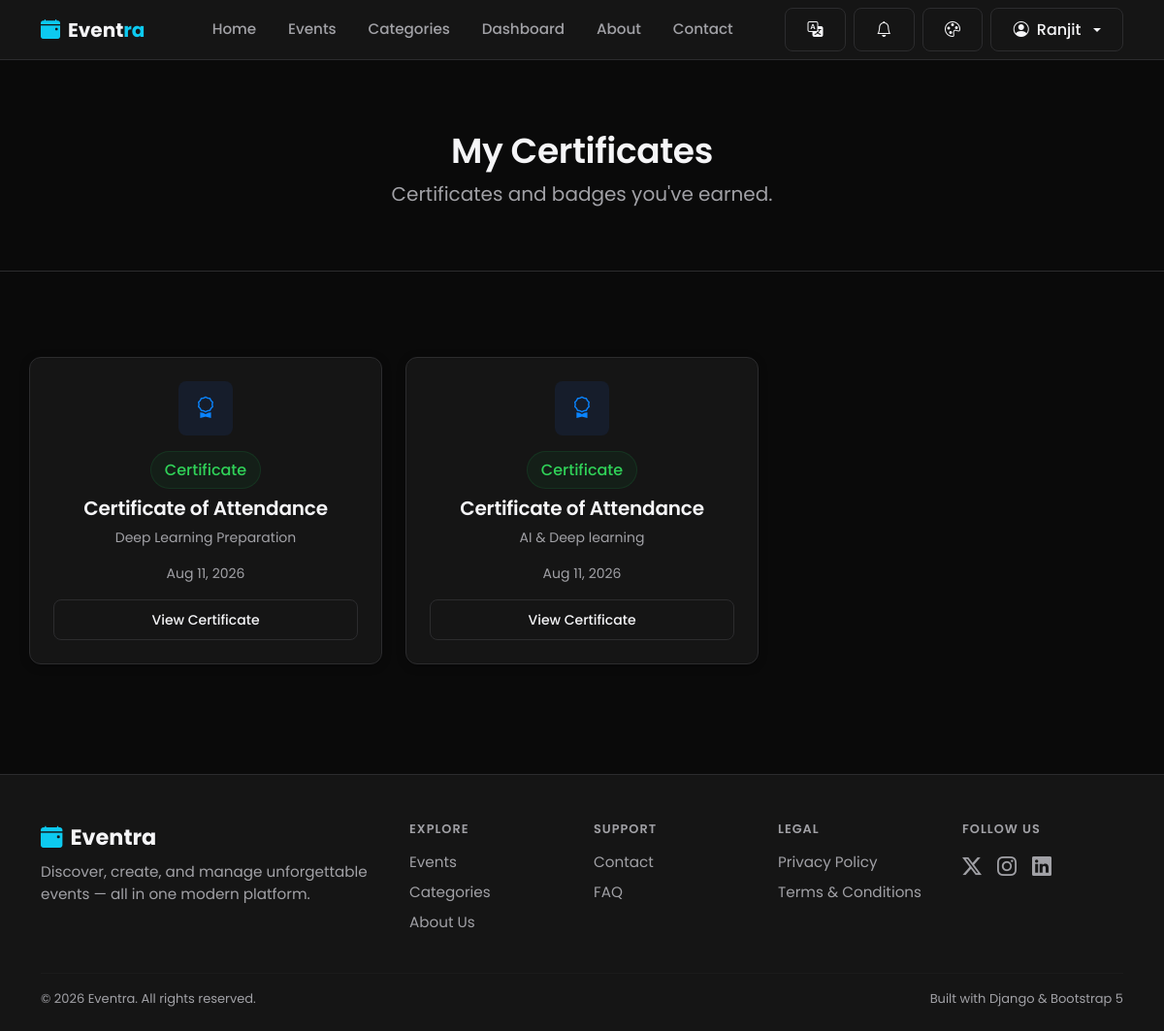
Screenshot of /certificates/ (signed in) with the database file from the repository.
### users/models.py (models this page shows, shortened)
class User(AbstractUser):
    SUPER_ADMIN = 'super_admin'
    ORGANIZER = 'organizer'
    STAFF = 'staff'
    VENDOR = 'vendor'
    VOLUNTEER = 'volunteer'
    PARTICIPANT = 'participant'
    ROLE_CHOICES = (
        (SUPER_ADMIN, 'Super Admin'),
        (ORGANIZER, 'Organizer'),
        (STAFF, 'Staff'),
        (VENDOR, 'Vendor'),
        (VOLUNTEER, 'Volunteer'),
        (PARTICIPANT, 'Participant'),
    )
    SELF_SERVICE_ROLES = (ORGANIZER, VENDOR, VOLUNTEER, PARTICIPANT)
    role = models.CharField(
        max_length=20,
        choices=ROLE_CHOICES,
        default=PARTICIPANT,
        help_text="Determines which dashboard and permissions the user gets.",
    )
    phone_number = models.CharField(max_length=15, blank=True)
    bio = models.TextField(max_length=300, blank=True)
    profile_image = models.ImageField(upload_to='profile_images/', blank=True, null=True)
    is_organizer = models.BooleanField(
        default=False,
        help_text="Organizers can create and manage events. Kept for backward "
                   "compatibility; automatically kept in sync with `role`."
    )
    created_at = models.DateTimeField(auto_now_add=True)
    @property
    def is_super_admin(self):
        return self.role == self.SUPER_ADMIN or self.is_superuser

### certificates/models.py (models this page shows, shortened)
class Certificate(models.Model):
    TYPE_CERTIFICATE = 'certificate'
    TYPE_BADGE = 'badge'
    CERT_TYPE_CHOICES = (
        (TYPE_CERTIFICATE, 'Certificate'),
        (TYPE_BADGE, 'Digital Badge'),
    )
    BADGE_LEVEL_CHOICES = (
        ('bronze', 'Bronze'),
        ('silver', 'Silver'),
        ('gold', 'Gold'),
    )
    ticket = models.OneToOneField(
        'tickets.Ticket', on_delete=models.CASCADE, related_name='certificate'
    )
    cert_type = models.CharField(max_length=15, choices=CERT_TYPE_CHOICES, default=TYPE_CERTIFICATE)
    title = models.CharField(
        max_length=150, default='Certificate of Attendance',
        help_text="Shown on the PDF, e.g. 'Certificate of Attendance', 'Volunteer Badge'."
    )
    badge_level = models.CharField(max_length=10, choices=BADGE_LEVEL_CHOICES, blank=True)
    certificate_code = models.CharField(max_length=24, unique=True, editable=False)
    verify_token = models.TextField(editable=False, blank=True)
    issued_at = models.DateTimeField(auto_now_add=True)
    issued_by = models.ForeignKey(
        settings.AUTH_USER_MODEL, on_delete=models.SET_NULL, null=True, blank=True,
        related_name='certificates_issued'
    )
    revoked = models.BooleanField(
        default=False,
        help_text="A revoked certificate still exists (audit trail) but fails public verification."
    )
    class Meta:
        ordering = ['-issued_at']
    @property
    def event(self):
        return self.ticket.event
    def get_absolute_url(self):
        return reverse('certificates:certificate_detail', kwargs={'certificate_code': self.certificate_code})

### tickets/models.py (models this page shows, shortened)
class Ticket(models.Model):
    TYPE_FREE = 'free'
    TYPE_PAID = 'paid'
    TYPE_VIP = 'vip'
    TICKET_TYPE_CHOICES = (
        (TYPE_FREE, 'Free'),
        (TYPE_PAID, 'Paid'),
        (TYPE_VIP, 'VIP'),
    )
    STATUS_ISSUED = 'issued'
    STATUS_CHECKED_IN = 'checked_in'
    STATUS_CANCELLED = 'cancelled'
    STATUS_REFUNDED = 'refunded'
    STATUS_CHOICES = (
        (STATUS_ISSUED, 'Issued'),
        (STATUS_CHECKED_IN, 'Checked In'),
        (STATUS_CANCELLED, 'Cancelled'),
        (STATUS_REFUNDED, 'Refunded'),
    )
    registration = models.OneToOneField(
        'events.Registration', on_delete=models.CASCADE, related_name='ticket'
    )
    ticket_code = models.CharField(max_length=20, unique=True, editable=False)
    ticket_type = models.CharField(max_length=10, choices=TICKET_TYPE_CHOICES, default=TYPE_FREE)
    qr_token = models.TextField(
        editable=False, blank=True,
        help_text="Signed payload (django.core.signing) encoded into the QR image. "
                   "Verifying it re-checks the signature, so a forged/edited token is rejected."
    )
    status = models.CharField(max_length=20, choices=STATUS_CHOICES, default=STATUS_ISSUED)
    issued_at = models.DateTimeField(auto_now_add=True)
    checked_in_at = models.DateTimeField(null=True, blank=True)
    checked_in_by = models.ForeignKey(
        settings.AUTH_USER_MODEL, on_delete=models.SET_NULL, null=True, blank=True,
        related_name='tickets_checked_in'
    )
    checked_out_at = models.DateTimeField(null=True, blank=True)
    checked_out_by = models.ForeignKey(
        settings.AUTH_USER_MODEL, on_delete=models.SET_NULL, null=True, blank=True,
        related_name='tickets_checked_out'
    )
    class Meta:
        ordering = ['-issued_at']
    @property
    def event(self):
        return self.registration.event

### events/models.py (models this page shows, shortened)
class Registration(models.Model):
    STATUS_CHOICES = (
        ('confirmed', 'Confirmed'),
        ('cancelled', 'Cancelled'),
    )
    event = models.ForeignKey(Event, on_delete=models.CASCADE, related_name='registrations')
    user = models.ForeignKey(
        settings.AUTH_USER_MODEL, on_delete=models.CASCADE, related_name='registrations'
    )
    status = models.CharField(max_length=20, choices=STATUS_CHOICES, default='confirmed')
    registered_at = models.DateTimeField(auto_now_add=True)
    class Meta:
        unique_together = ('event', 'user')
        ordering = ['-registered_at']

class Event(models.Model):
    STATUS_CHOICES = (
        ('draft', 'Draft'),
        ('published', 'Published'),
        ('cancelled', 'Cancelled'),
        ('completed', 'Completed'),
    )
    title = models.CharField(max_length=200)
    slug = models.SlugField(max_length=220, unique=True, blank=True)
    description = models.TextField()
    category = models.ForeignKey(
        Category, on_delete=models.SET_NULL, null=True, related_name='events'
    )
    organizer = models.ForeignKey(
        settings.AUTH_USER_MODEL, on_delete=models.CASCADE, related_name='organized_events'
    )
    location = models.CharField(
        max_length=255,
        help_text="Free-text venue/location name, used when no registered Venue is selected."
    )
    venue = models.ForeignKey(
        'venues.Venue', on_delete=models.SET_NULL, null=True, blank=True,
        related_name='events',
        help_text="Optional: link to a managed Venue for booking, conflict detection, and capacity checks."
    )
    organization = models.ForeignKey(
        'organizations.Organization', on_delete=models.SET_NULL, null=True, blank=True,
        related_name='events',
        help_text=(
            "Optional: which Organization (tenant) this event belongs to. Nullable and additive — "
            "existing events with no organization are unaffected. See organizations.models.Organization "
            "for the scope of what this field does and does not enforce."
        )
    )
    start_date = models.DateTimeField()
    end_date = models.DateTimeField()
    capacity = models.PositiveIntegerField(default=50)
    price = models.DecimalField(max_digits=8, decimal_places=2, default=0)
    image = models.ImageField(upload_to='event_images/', blank=True, null=True)
    status = models.CharField(max_length=20, choices=STATUS_CHOICES, default='published')
    created_at = models.DateTimeField(auto_now_add=True)
    updated_at = models.DateTimeField(auto_now=True)
    class Meta:
        ordering = ['-start_date']

### certificates/views.py (the view)
# urls.py: path('', views.my_certificates, name='my_certificates'),
@login_required
def my_certificates(request):
    certificates = Certificate.objects.filter(ticket__registration__user=request.user).select_related(
        'ticket__registration__event'
    )
    return render(request, 'certificates/my_certificates.html', {'certificates': certificates})

### currency/context_processors.py (called while the page is built)
def active_currency(request):
    return {
        'active_currency': get_active_currency(request),
        'available_currencies': Currency.objects.all(),
    }

### currency/models.py (called while the page is built)
    @classmethod
    def get_base(cls):
        return cls.objects.filter(is_base=True).first()

### currency/utils.py (called while the page is built)
def get_active_currency(request):
    code = request.session.get(SESSION_KEY)
    if code:
        currency = Currency.objects.filter(code=code).first()
        if currency:
            return currency
    base = Currency.get_base()
    if base:
        return base
    return Currency(code='INR', name='Indian Rupee', symbol='₹', rate_to_base=1, is_base=True)

### workflow/context_processors.py (called while the page is built)
def notifications(request):
    if not getattr(request, 'user', None) or not request.user.is_authenticated:
        return {}
    user_notifications = Notification.objects.filter(user=request.user)
    return {
        'nav_notifications': user_notifications[:6],
        'nav_unread_count': user_notifications.filter(is_read=False).count(),
    }

### templates/certificates/my_certificates.html (shortened to what this page needs)
{% extends 'base.html' %}
{% block content %}
<div class="page-hero">
  <div class="container text-center">
    <h1>My Certificates</h1>
    <p class="text-muted-custom fs-5">Certificates and badges you've earned.</p>
  </div>
</div>
<div class="container section-sm">
  <div class="row g-4">
    {% for cert in certificates %}
    <div class="col-md-6 col-lg-4">
      <div class="glass-card p-4 h-100 d-flex flex-column text-center">
        <div class="icon-tile mx-auto mb-3"><i class="bi bi-award"></i></div>
        <span class="badge-soft {% if cert.cert_type == 'badge' %}accent{% else %}success{% endif %} align-self-center mb-2">{{ cert.get_cert_type_display }}</span>
        <h5>{{ cert.title }}</h5>
        <p class="text-muted-custom small">{{ cert.event.title }}</p>
        <p class="text-muted-custom small mt-auto">{{ cert.issued_at|date:"M d, Y" }}</p>
        <a href="{{ cert.get_absolute_url }}" class="btn btn-outline-light btn-sm">View Certificate</a>
      </div>
    </div>
    {% endfor %}
  </div>
</div>
{% endblock %}

### templates/includes/navbar.html (shortened to what this page needs)
{% load static i18n %}
<nav class="navbar navbar-expand-lg site-navbar sticky-top">
  <div class="container">
    <a class="navbar-brand fw-bold d-flex align-items-center gap-2" href="{% url 'pages:home' %}">
      <i class="bi bi-calendar-event-fill text-info"></i>
      <span>Event<span class="text-info">ra</span></span>
    </a>
    <div class="collapse navbar-collapse" id="mainNavbar">
      <ul class="navbar-nav mx-auto mb-2 mb-lg-0 gap-lg-1">
        <li class="nav-item"><a class="nav-link {% if request.resolver_match.view_name == 'pages:home' %}active{% endif %}" href="{% url 'pages:home' %}">{% trans "Home" %}</a></li>
        <li class="nav-item"><a class="nav-link" href="{% url 'events:event_list' %}">{% trans "Events" %}</a></li>
        <li class="nav-item"><a class="nav-link" href="{% url 'categories:category_list' %}">{% trans "Categories" %}</a></li>
        {% if user.is_authenticated %}
        <li class="nav-item"><a class="nav-link" href="{% url 'dashboard:dashboard' %}">{% trans "Dashboard" %}</a></li>
        {% endif %}
        <li class="nav-item"><a class="nav-link" href="{% url 'pages:about' %}">{% trans "About" %}</a></li>
        <li class="nav-item"><a class="nav-link" href="{% url 'pages:contact' %}">{% trans "Contact" %}</a></li>
      </ul>
      <div class="d-flex align-items-center gap-2">
        <div class="dropdown">
          <button class="btn btn-outline-light d-flex align-items-center gap-1" type="button" id="langSwitcherBtn" data-bs-toggle="dropdown" aria-expanded="false" title="{% trans 'Change language' %}">
            <i class="bi bi-translate"></i>
          </button>
        </div>
        {% if user.is_authenticated %}
        <div class="dropdown">
          <button class="btn btn-outline-light position-relative d-flex align-items-center" type="button" id="notifBellBtn" data-bs-toggle="dropdown" aria-expanded="false" title="Notifications">
            <i class="bi bi-bell"></i>
          </button>
        </div>
        {% endif %}
        <div class="dropdown">
          <button class="btn btn-outline-light d-flex align-items-center" type="button" id="themeSwitcherBtn" data-bs-toggle="dropdown" aria-expanded="false" title="Change theme">
            <i class="bi bi-palette"></i>
          </button>
        </div>
        {% if user.is_authenticated %}
          <div class="dropdown">
            <button class="btn btn-outline-light dropdown-toggle d-flex align-items-center gap-2" type="button" data-bs-toggle="dropdown" aria-expanded="false">
              <i class="bi bi-person-circle"></i> {{ user.first_name|default:user.username }}
            </button>
          </div>
        {% else %}
          <a href="{% url 'users:login' %}" class="btn btn-outline-light">{% trans "Login" %}</a>
          <a href="{% url 'users:signup' %}" class="btn btn-primary">{% trans "Sign Up" %}</a>
        {% endif %}
      </div>
    </div>
  </div>
</nav>

### static/css/style.css (style rules this page uses)
:root { --bg: #F7F7F8; --bg-elevated: #FFFFFF; --card: #FFFFFF; --card-hover: #F1F1F3; --input-bg: #FFFFFF; --input-bg-focus: #FFFFFF; --primary: #2563EB; --primary-hover: #1D4ED8; --secondary: #2563EB; --accent: #2563EB; --success: #16803C; --warning: #B7791F; --danger: #D92D20; --text: #111111; --text-muted: #6B6B6F; --text-faint: #8E8E93; --border: #E5E5E7; --radius: 12px; --radius-sm: 8px; --radius-lg: 16px; --shadow-soft: 0 8px 30px rgba(0, 0, 0, 0.06); --shadow-sm: 0 2px 10px rgba(0, 0, 0, 0.04); --space-1: 4px; --space-2: 8px; --space-3: 12px; --space-4: 16px; --space-5: 20px; --space-6: 24px; --space-8: 32px; --space-10: 40px; --space-12: 48px; --space-16: 64px; --fs-page-heading: 2.25rem; --fs-section-heading: 1.5rem; --fs-card-heading: 1.125rem; --fs-body: 0.95rem; --fs-secondary: 0.875rem; --fs-meta: 0.8125rem; }
* { box-sizing: border-box; }
html, body { height: 100%; }
body { background-color: var(--bg); color: var(--text); font-family: 'Poppins', -apple-system, BlinkMacSystemFont, 'Segoe UI', 'Helvetica Neue', Arial, sans-serif; min-height: 100vh; display: flex; flex-direction: column; transition: background-color 0.2s ease, color 0.2s ease; }
h1, h2, h3, h4, h5, h6 { font-weight: 600; letter-spacing: -0.01em; color: var(--text); }
h1 { font-size: var(--fs-page-heading); }
p, li { font-size: var(--fs-body); }
a { color: var(--primary); text-decoration: none; }
.text-muted-custom { color: var(--text-muted) !important; }
.section-sm { padding: 3rem 0; }
.page-hero { padding: 4.5rem 0 3rem; border-bottom: 1px solid var(--border); margin-bottom: 2.5rem; }
.page-hero h1 { font-size: 2.25rem; }
.glass-card { background: var(--card); border: 1px solid var(--border); border-radius: var(--radius); box-shadow: var(--shadow-sm); transition: transform 0.2s ease, box-shadow 0.2s ease, border-color 0.2s ease; }
.btn { border-radius: var(--radius-sm); font-weight: 500; padding: 0.6rem 1.4rem; transition: all 0.15s ease; }
.btn-outline-light { border-radius: var(--radius-sm); border-color: var(--border); color: var(--text); }
.badge-soft { background: rgba(37, 99, 235, 0.10); color: var(--primary); font-weight: 500; padding: 0.4em 0.85em; border-radius: 30px; border: 1px solid rgba(37, 99, 235, 0.18); }
.badge-soft.success { background: rgba(22, 128, 60, 0.10); color: var(--success); border-color: rgba(22, 128, 60, 0.2); }
.icon-tile { width: 56px; height: 56px; border-radius: var(--radius-sm); background: rgba(37, 99, 235, 0.10); color: var(--primary); display: inline-flex; align-items: center; justify-content: center; font-size: 1.4rem; }
.site-navbar { background: var(--bg-elevated); border-bottom: 1px solid var(--border); transition: background-color 0.2s ease, border-color 0.2s ease; }
.site-navbar .navbar-brand, .site-navbar .navbar-brand span:not([class*="text-"]) { color: var(--text); }
.site-navbar .nav-link { color: var(--text-muted); font-weight: 500; padding: 0.55rem 0.9rem !important; }
.navbar-brand span { transition: color 0.2s ease; }
.nav-link { position: relative; }

### static/css/themes.css (style rules this page uses)
html[data-theme="dark"] { --bg: #0A0A0A; --bg-elevated: #151515; --card: #151515; --card-hover: #1C1C1E; --input-bg: #1C1C1E; --input-bg-focus: #202022; --primary: #0A84FF; --primary-hover: #3D9BFF; --secondary: #0A84FF; --accent: #0A84FF; --success: #30D158; --warning: #FFD60A; --danger: #FF453A; --text: #F5F5F7; --text-muted: #A1A1A6; --text-faint: #8E8E93; --border: #2C2C2E; --shadow-soft: 0 8px 30px rgba(0, 0, 0, 0.35); --shadow-sm: 0 2px 10px rgba(0, 0, 0, 0.25); }

### rows the page displays
User: first_name "Ranjit"
Certificate: cert_type "Certificate", title "Certificate of Attendance", event "Deep Learning Preparation", issued_at "Aug 11, 2026"
Certificate: cert_type "Certificate", title "Certificate of Attendance", event "AI & Deep learning", issued_at "Aug 11, 2026"
